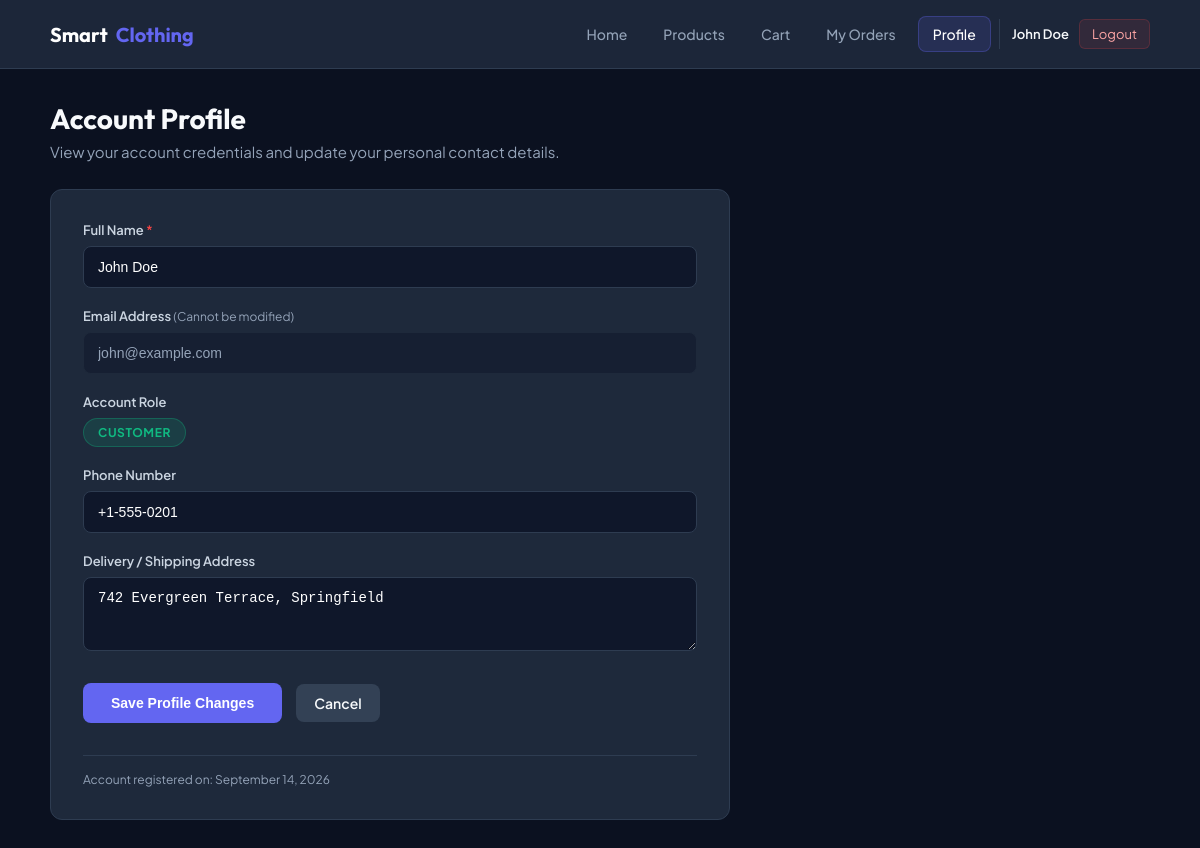
Page /customer/profile.php (signed in) on the committed database.
### tables this page shows
CREATE TABLE `users` (
  `id` INT UNSIGNED AUTO_INCREMENT PRIMARY KEY,
  `name` VARCHAR(100) NOT NULL,
  `email` VARCHAR(150) NOT NULL UNIQUE,
  `password` VARCHAR(255) NOT NULL,
  `role` ENUM('admin', 'inventory_manager', 'delivery_manager', 'customer') NOT NULL DEFAULT 'customer',
  `phone` VARCHAR(20) DEFAULT NULL,
  `address` TEXT DEFAULT NULL,
  `created_at` TIMESTAMP DEFAULT CURRENT_TIMESTAMP,
  `updated_at` TIMESTAMP DEFAULT CURRENT_TIMESTAMP ON UPDATE CURRENT_TIMESTAMP
);

### app/Controllers/Customer/ProfileController.php (called while the page is built, shortened)
<?php
class ProfileController extends Controller
{
    public function profile(): void
    {
        $currentUser = Auth::currentUser();
        $userModel = new User();
        $user = $userModel->findById($currentUser['id']);
        include APP_ROOT . '/app/Views/customer/profile.php';
        exit;
    }
}

### customer/profile.php (called while the page is built, shortened)
<?php
require_once __DIR__ . '/../public/bootstrap.php';
$controller = new ProfileController();
$controller->profile();

### app/Core/helpers.php (called while the page is built, shortened)
<?php
function base_url(string $path = ''): string
{
    $scriptName = str_replace('\\', '/', $_SERVER['SCRIPT_NAME'] ?? '');
    $base = '/';
    return $base . ltrim($path, '/');
}
function e($data): string
{
    return htmlspecialchars((string)($data ?? ''), ENT_QUOTES, 'UTF-8');
}

### app/Core/Session.php (called while the page is built, shortened)
<?php
class Session
{
    public static function get(string $key, $default = null)
    {
        return $_SESSION[$key] ?? $default;
    }
}

### app/Core/Auth.php (called while the page is built, shortened)
<?php
class Auth
{
    public static function isLoggedIn(): bool
    {
        return !empty(Session::get('user_id')) && !empty(Session::get('user_role'));
    }
    public static function currentUser(): ?array
    {
        return [
            'id' => Session::get('user_id'),
            'name' => Session::get('user_name') ?? 'User',
            'email' => Session::get('user_email') ?? '',
            'role' => Session::get('user_role') ?? 'customer'
        ];
    }
}

### app/Models/User.php (called while the page is built, shortened)
<?php
class User
{
    protected \PDO $pdo;
    public function __construct()
    {
        $this->pdo = Database::getInstance();
    }
    public function findById(int $id): ?array
    {
        $stmt = $this->pdo->prepare('SELECT id, name, email, role, phone, address, created_at FROM users WHERE id = :id LIMIT 1');
        $stmt->execute([':id' => $id]);
        return $stmt->fetch() ?: null;
    }
}

### app/Core/Database.php (called while the page is built, shortened)
<?php
class Database
{
    private static ?\PDO $instance = null;
    private string $host;
    private string $user;
    private string $pass;
    private string $dbname;
    private string $charset;
    public function __construct(string $host = 'localhost', string $user = 'root', string $pass = '', string $dbname = 'smart_clothing', string $charset = 'utf8mb4')
    {
        $this->host = $host;
        $this->user = $user;
        $this->pass = $pass;
        $this->dbname = $dbname;
        $this->charset = $charset;
    }
    public static function getInstance(?string $host = null, ?string $user = null, ?string $pass = null, ?string $dbname = null, ?string $charset = null): \PDO
    {
        if (self::$instance === null) {
            self::$instance = (new self($host ?? 'localhost', $user ?? 'root', $pass ?? '', $dbname ?? 'smart_clothing', $charset ?? 'utf8mb4'))->connect();
        }
        return self::$instance;
    }
    public function connect(): \PDO
    {
        $dsn = "mysql:host={$this->host};dbname={$this->dbname};charset={$this->charset}";
        $options = [
            \PDO::ATTR_ERRMODE => \PDO::ERRMODE_EXCEPTION,
            \PDO::ATTR_DEFAULT_FETCH_MODE => \PDO::FETCH_ASSOC,
            \PDO::ATTR_EMULATE_PREPARES => false,
        ];
        try {
            self::$instance = new \PDO($dsn, $this->user, $this->pass, $options);
        } catch (\PDOException $e) {
            die("Database Connection Failed: " . htmlspecialchars($e->getMessage()));
        }
        return self::$instance;
    }
}

### public/bootstrap.php (called while the page is built, shortened)
<?php
spl_autoload_register(function ($class) {
    $prefix = 'App\\';
    $relativeClass = substr($class, strlen($prefix));
    $file = APP_ROOT . '/app/' . str_replace('\\', '/', $relativeClass) . '.php';
});
require_once APP_ROOT . '/app/Core/Database.php';
require_once APP_ROOT . '/app/Core/Session.php';
require_once APP_ROOT . '/app/Core/Auth.php';
require_once APP_ROOT . '/app/Core/helpers.php';

### app/Views/customer/profile.php (the view, shortened to what this page needs)
<?php include APP_ROOT . "/app/Views/customer/customer_header.php"; ?>
<div style="margin-bottom: 28px;">
    <h1 style="font-family: 'Outfit', sans-serif; font-size: 28px; font-weight: 700; margin-bottom: 6px;">
        Account Profile
    </h1>
    <p style="color: var(--text-secondary); font-size: 15px;">
        View your account credentials and update your personal contact details.
    </p>
</div>
<div style="max-width: 680px;">
    <div class="card" style="padding: 32px;">
        <form method="POST" action="profile.php" novalidate>
            <div style="margin-bottom: 20px;">
                <label for="name" style="display: block; font-size: 13px; font-weight: 600; color: #cbd5e1; margin-bottom: 8px;">
                    Full Name <span style="color: var(--danger);">*</span>
                </label>
                <input
                    type="text"
                    id="name"
                    name="name"
                    value="<?= e($_POST['name'] ?? $user['name']) ?>"
                    required
                    style="width: 100%; padding: 12px 14px; background: #0f172a; border: 1px solid var(--border-color); border-radius: 8px; color: #ffffff; font-size: 14px;"
                >
            </div>
            <div style="margin-bottom: 20px;">
                <label for="email" style="display: block; font-size: 13px; font-weight: 600; color: #cbd5e1; margin-bottom: 8px;">
                    Email Address <span style="font-size: 12px; color: var(--text-secondary); font-weight: 400;">(Cannot be modified)</span>
                </label>
                <input
                    type="email"
                    id="email"
                    value="<?= e($user['email']) ?>"
                    disabled
                    style="width: 100%; padding: 12px 14px; background: rgba(15, 23, 42, 0.5); border: 1px solid #1e293b; border-radius: 8px; color: var(--text-secondary); font-size: 14px; cursor: not-allowed;"
                >
            </div>
            <div style="margin-bottom: 20px;">
                <label style="display: block; font-size: 13px; font-weight: 600; color: #cbd5e1; margin-bottom: 8px;">
                    Account Role
                </label>
                <div>
<span style="display: inline-block; padding: 6px 14px; border-radius: 999px; background: rgba(16, 185, 129, 0.15); color: var(--success); font-size: 12px; font-weight: 700; text-transform: uppercase; letter-spacing: 0.05em; border: 1px solid rgba(16, 185, 129, 0.3);">
                            <?= $user['role'] === 'customer' ? 'Customer' : ($user['role'] === 'admin' ? 'Admin' : $user['role']) ?>
                        </span>
                </div>
            </div>
            <div style="margin-bottom: 20px;">
                <label for="phone" style="display: block; font-size: 13px; font-weight: 600; color: #cbd5e1; margin-bottom: 8px;">
                    Phone Number
                </label>
                <input
                    type="text"
                    id="phone"
                    name="phone"
                    value="<?= e($_POST['phone'] ?? $user['phone']) ?>"
                    placeholder="e.g. +1-555-0199"
                    style="width: 100%; padding: 12px 14px; background: #0f172a; border: 1px solid var(--border-color); border-radius: 8px; color: #ffffff; font-size: 14px;"
                >
            </div>
            <div style="margin-bottom: 28px;">
                <label for="address" style="display: block; font-size: 13px; font-weight: 600; color: #cbd5e1; margin-bottom: 8px;">
                    Delivery / Shipping Address
                </label>
                <textarea
                    id="address"
                    name="address"
                    rows="3"
                    placeholder="e.g. 123 Smart Ave, Tech City"
                    style="width: 100%; padding: 12px 14px; background: #0f172a; border: 1px solid var(--border-color); border-radius: 8px; color: #ffffff; font-size: 14px; resize: vertical;"
                ><?= e($_POST['address'] ?? $user['address']) ?></textarea>
            </div>
            <div style="display: flex; gap: 14px; align-items: center;">
                <button type="submit" class="btn btn-primary" style="padding: 12px 28px;">
                    Save Profile Changes
                </button>
                <a href="<?= base_url('customer/dashboard.php') ?>" class="btn btn-secondary">
                    Cancel
                </a>
            </div>
        </form>
        <div style="margin-top: 32px; border-top: 1px solid var(--border-color); padding-top: 16px; font-size: 12px; color: var(--text-secondary);">
            Account registered on: <?= date('F j, Y', strtotime($user['created_at'])) ?>
        </div>
    </div>
</div>
<?php include APP_ROOT . "/app/Views/customer/customer_footer.php"; ?>

### app/Views/customer/customer_header.php (shortened to what this page needs)
<?php
$currentPage = basename($_SERVER['PHP_SELF'] ?? '');
?>
<!DOCTYPE html>
<html lang="en">
<head>
</head>
<body>
    <nav class="navbar">
        <div class="nav-container">
            <a href="<?= base_url('customer/dashboard.php') ?>" class="brand-logo">
                Smart<span>Clothing</span>
            </a>
            <ul class="nav-menu">
                <li>
                    <a href="<?= base_url('customer/dashboard.php') ?>" class="nav-link <?= $currentPage === 'dashboard.php' ? 'active' : '' ?>">
                        Home
                    </a>
                </li>
                <li>
                    <a href="<?= base_url('customer/products.php') ?>" class="nav-link <?= ($currentPage === 'products.php' || $currentPage === 'product_details.php') ? 'active' : '' ?>">
                        Products
                    </a>
                </li>
                <li>
                    <a href="<?= base_url('customer/cart.php') ?>" class="nav-link <?= $currentPage === 'cart.php' ? 'active' : '' ?>">
                        Cart
                    </a>
                </li>
                <li>
                    <a href="<?= base_url('customer/orders.php') ?>" class="nav-link <?= in_array($currentPage, ['orders.php', 'order_detail.php']) ? 'active' : '' ?>">
                        My Orders
                    </a>
                </li>
                <li>
                    <a href="<?= base_url('customer/profile.php') ?>" class="nav-link <?= $currentPage === 'profile.php' ? 'active' : '' ?>">
                        Profile
                    </a>
                </li>
                <li class="user-pill">
                    <span class="user-name"><?= e($currentUser['name'] ?? 'Guest') ?></span>
                    <a href="<?= base_url('logout.php') ?>" class="btn-nav-logout">Logout</a>
                </li>
            </ul>
        </div>
    </nav>
    <main class="main-content">

### app/Views/customer/customer_header.php (style rules this page uses)
:root { --bg-color: #0b1120; --surface-color: #1e293b; --surface-light: #334155; --border-color: #2e3c51; --text-primary: #f8fafc; --text-secondary: #94a3b8; --accent: #6366f1; --accent-hover: #4f46e5; --accent-light: rgba(99, 102, 241, 0.15); --success: #10b981; --success-bg: rgba(16, 185, 129, 0.12); --danger: #ef4444; --danger-bg: rgba(239, 68, 68, 0.12); --warning: #f59e0b; }
* { box-sizing: border-box; margin: 0; padding: 0; }
body { font-family: 'Plus Jakarta Sans', -apple-system, sans-serif; background-color: var(--bg-color); color: var(--text-primary); min-height: 100vh; display: flex; flex-direction: column; }
.navbar { background-color: rgba(30, 41, 59, 0.95); backdrop-filter: blur(8px); border-bottom: 1px solid var(--border-color); position: sticky; top: 0; z-index: 100; }
.nav-container { max-width: 1140px; margin: 0 auto; padding: 0 20px; height: 68px; display: flex; align-items: center; justify-content: space-between; }
.brand-logo { font-family: 'Outfit', sans-serif; font-size: 20px; font-weight: 700; color: #ffffff; text-decoration: none; display: flex; align-items: center; gap: 8px; }
.brand-logo span { color: var(--accent); }
.nav-menu { display: flex; align-items: center; list-style: none; gap: 8px; }
.nav-link { display: flex; align-items: center; gap: 6px; padding: 8px 14px; border-radius: 8px; color: var(--text-secondary); text-decoration: none; font-size: 14px; font-weight: 500; transition: all 0.2s ease; }
.nav-link.active { color: #ffffff; background-color: var(--accent-light); border: 1px solid rgba(99, 102, 241, 0.3); }
.user-pill { display: flex; align-items: center; gap: 10px; padding-left: 12px; border-left: 1px solid var(--border-color); }
.user-name { font-size: 13px; color: var(--text-primary); font-weight: 600; }
.btn-nav-logout { padding: 6px 12px; font-size: 13px; color: #fca5a5; background: rgba(239, 68, 68, 0.1); border: 1px solid rgba(239, 68, 68, 0.2); border-radius: 6px; text-decoration: none; transition: background 0.2s; }
.main-content { max-width: 1140px; margin: 0 auto; padding: 32px 20px 60px; width: 100%; flex: 1; }
.btn { display: inline-flex; align-items: center; justify-content: center; gap: 8px; padding: 10px 18px; border-radius: 8px; font-size: 14px; font-weight: 600; text-decoration: none; cursor: pointer; border: none; transition: all 0.15s ease; }
.btn-primary { background-color: var(--accent); color: #ffffff; }
.btn-secondary { background-color: var(--surface-light); color: var(--text-primary); }
.card { background-color: var(--surface-color); border: 1px solid var(--border-color); border-radius: 12px; padding: 24px; }

### rows in the picture
users: name "John Doe", email "john@example.com", phone "+1-555-0201", address "742 Evergreen Terrace, Springfield", created_at "September 14, 2026"
